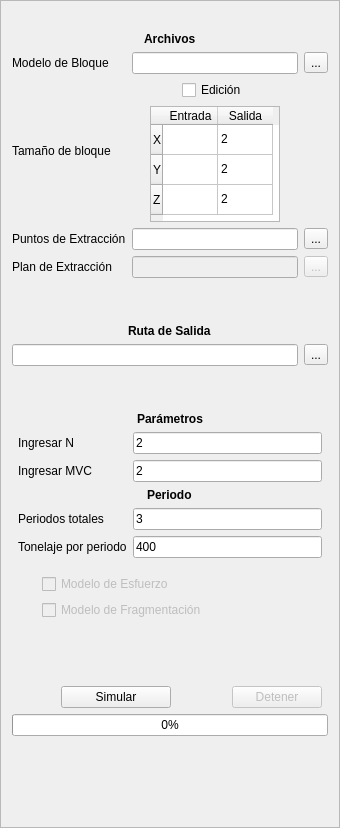
           <widget class="QFrame" name="FrameInput">
            <property name="sizePolicy">
             <sizepolicy hsizetype="Fixed" vsizetype="Expanding">
              <horstretch>0</horstretch>
              <verstretch>0</verstretch>
             </sizepolicy>
            </property>
            <property name="minimumSize">
             <size>
              <width>340</width>
              <height>600</height>
             </size>
            </property>
            <property name="maximumSize">
             <size>
              <width>340</width>
              <height>16777215</height>
             </size>
            </property>
            <property name="styleSheet">
             <string notr="true"/>
            </property>
            <property name="frameShape">
             <enum>QFrame::StyledPanel</enum>
            </property>
            <property name="frameShadow">
             <enum>QFrame::Raised</enum>
            </property>
            <layout class="QGridLayout" name="gridLayout_10">
             <item row="0" column="0">
              <layout class="QGridLayout" name="gridLayout_5">
               <item row="10" column="0" colspan="5">
                <spacer name="verticalSpacer_13">
                 <property name="orientation">
                  <enum>Qt::Vertical</enum>
                 </property>
                 <property name="sizeType">
                  <enum>QSizePolicy::Fixed</enum>
                 </property>
                 <property name="sizeHint" stdset="0">
                  <size>
                   <width>20</width>
                   <height>10</height>
                  </size>
                 </property>
                </spacer>
               </item>
               <item row="1" column="0" colspan="4">
                <spacer name="verticalSpacer_5">
                 <property name="orientation">
                  <enum>Qt::Vertical</enum>
                 </property>
                 <property name="sizeType">
                  <enum>QSizePolicy::Expanding</enum>
                 </property>
                 <property name="sizeHint" stdset="0">
                  <size>
                   <width>20</width>
                   <height>0</height>
                  </size>
                 </property>
                </spacer>
               </item>
               <item row="2" column="0" colspan="5">
                <spacer name="verticalSpacer_10">
                 <property name="orientation">
                  <enum>Qt::Vertical</enum>
                 </property>
                 <property name="sizeHint" stdset="0">
                  <size>
                   <width>20</width>
                   <height>40</height>
                  </size>
                 </property>
                </spacer>
               </item>
               <item row="6" column="0" colspan="5">
                <spacer name="verticalSpacer_11">
                 <property name="orientation">
                  <enum>Qt::Vertical</enum>
                 </property>
                 <property name="sizeHint" stdset="0">
                  <size>
                   <width>20</width>
                   <height>40</height>
                  </size>
                 </property>
                </spacer>
               </item>
               <item row="13" column="0" colspan="5">
                <spacer name="verticalSpacer_12">
                 <property name="orientation">
                  <enum>Qt::Vertical</enum>
                 </property>
                 <property name="sizeHint" stdset="0">
                  <size>
                   <width>20</width>
                   <height>60</height>
                  </size>
                 </property>
                </spacer>
               </item>
               <item row="8" column="0" colspan="5">
                <layout class="QGridLayout" name="parameters">
                 <item row="6" column="1" alignment="Qt::AlignLeft">
                  <widget class="QLabel" name="label_9">
                   <property name="text">
                    <string>Periodos totales</string>
                   </property>
                  </widget>
                 </item>
                 <item row="1" column="0" colspan="4" alignment="Qt::AlignHCenter">
                  <widget class="QLabel" name="label_8">
                   <property name="text">
                    <string>&lt;html&gt;&lt;head/&gt;&lt;body&gt;&lt;p&gt;&lt;span style=&quot; font-weight:600;&quot;&gt;Parámetros&lt;/span&gt;&lt;/p&gt;&lt;/body&gt;&lt;/html&gt;</string>
                   </property>
                   <property name="buddy">
                    <cstring>inputgraph2d</cstring>
                   </property>
                  </widget>
                 </item>
                 <item row="6" column="2">
                  <widget class="QLineEdit" name="inputmaxperiod">
                   <property name="maximumSize">
                    <size>
                     <width>360</width>
                     <height>16777215</height>
                    </size>
                   </property>
                   <property name="text">
                    <string>3</string>
                   </property>
                   <property name="placeholderText">
                    <string>Ingresa solo números...</string>
                   </property>
                  </widget>
                 </item>
                 <item row="7" column="1" alignment="Qt::AlignLeft">
                  <widget class="QLabel" name="label_7">
                   <property name="text">
                    <string>Tonelaje por periodo</string>
                   </property>
                  </widget>
                 </item>
                 <item row="4" column="1" colspan="2">
                  <spacer name="verticalSpacer_3">
                   <property name="orientation">
                    <enum>Qt::Vertical</enum>
                   </property>
                   <property name="sizeType">
                    <enum>QSizePolicy::Expanding</enum>
                   </property>
                   <property name="sizeHint" stdset="0">
                    <size>
                     <width>20</width>
                     <height>0</height>
                    </size>
                   </property>
                  </spacer>
                 </item>
                 <item row="2" column="1" alignment="Qt::AlignLeft">
                  <widget class="QLabel" name="label_5">
                   <property name="text">
                    <string>Ingresar N</string>
                   </property>
                  </widget>
                 </item>
                 <item row="2" column="2">
                  <widget class="QLineEdit" name="inputN">
                   <property name="maximumSize">
                    <size>
                     <width>360</width>
                     <height>16777215</height>
                    </size>
                   </property>
                   <property name="text">
                    <string>2</string>
                   </property>
                   <property name="placeholderText">
                    <string>Ingresa solo números...</string>
                   </property>
                  </widget>
                 </item>
                 <item row="3" column="1" alignment="Qt::AlignLeft">
                  <widget class="QLabel" name="label_6">
                   <property name="text">
                    <string>Ingresar MVC</string>
                   </property>
                  </widget>
                 </item>
                 <item row="7" column="2">
                  <widget class="QLineEdit" name="inputton_per_period">
                   <property name="maximumSize">
                    <size>
                     <width>360</width>
                     <height>16777215</height>
                    </size>
                   </property>
                   <property name="text">
                    <string>400</string>
                   </property>
                   <property name="placeholderText">
                    <string>Ingresa solo números...</string>
                   </property>
                  </widget>
                 </item>
                 <item row="3" column="2">
                  <widget class="QLineEdit" name="inputMVC">
                   <property name="maximumSize">
                    <size>
                     <width>360</width>
                     <height>16777215</height>
                    </size>
                   </property>
                   <property name="text">
                    <string>2</string>
                   </property>
                   <property name="placeholderText">
                    <string>Ingresa solo números...</string>
                   </property>
                  </widget>
                 </item>
                 <item row="5" column="1" colspan="2" alignment="Qt::AlignHCenter">
                  <widget class="QLabel" name="label_10">
                   <property name="text">
                    <string>&lt;html&gt;&lt;head/&gt;&lt;body&gt;&lt;p&gt;&lt;span style=&quot; font-weight:600;&quot;&gt;Periodo&lt;/span&gt;&lt;/p&gt;&lt;/body&gt;&lt;/html&gt;</string>
                   </property>
                  </widget>
                 </item>
                </layout>
               </item>
               <item row="9" column="0" colspan="5">
                <spacer name="verticalSpacer_4">
                 <property name="orientation">
                  <enum>Qt::Vertical</enum>
                 </property>
                 <property name="sizeType">
                  <enum>QSizePolicy::Expanding</enum>
                 </property>
                 <property name="sizeHint" stdset="0">
                  <size>
                   <width>20</width>
                   <height>0</height>
                  </size>
                 </property>
                </spacer>
               </item>
               <item row="0" column="0" colspan="5">
                <layout class="QGridLayout" name="files">
                 <item row="2" column="2">
                  <widget class="QToolButton" name="bmImportButton">
                   <property name="text">
                    <string>...</string>
                   </property>
                  </widget>
                 </item>
                 <item row="6" column="0" alignment="Qt::AlignLeft|Qt::AlignVCenter">
                  <widget class="QLabel" name="label_3">
                   <property name="text">
                    <string>Plan de Extracción</string>
                   </property>
                  </widget>
                 </item>
                 <item row="5" column="2">
                  <widget class="QToolButton" name="dpImportButton">
                   <property name="text">
                    <string>...</string>
                   </property>
                  </widget>
                 </item>
                 <item row="6" column="1">
                  <widget class="QLineEdit" name="lineEdit_3">
                   <property name="enabled">
                    <bool>false</bool>
                   </property>
                   <property name="maximumSize">
                    <size>
                     <width>500</width>
                     <height>16777215</height>
                    </size>
                   </property>
                   <property name="readOnly">
                    <bool>true</bool>
                   </property>
                  </widget>
                 </item>
                 <item row="3" column="1" alignment="Qt::AlignHCenter">
                  <widget class="QCheckBox" name="change_dcell">
                   <property name="text">
                    <string>Edición</string>
                   </property>
                  </widget>
                 </item>
                 <item row="4" column="1" alignment="Qt::AlignHCenter">
                  <widget class="QTableWidget" name="table_dcell">
                   <property name="sizePolicy">
                    <sizepolicy hsizetype="Fixed" vsizetype="Fixed">
                     <horstretch>0</horstretch>
                     <verstretch>0</verstretch>
                    </sizepolicy>
                   </property>
                   <property name="maximumSize">
                    <size>
                     <width>130</width>
                     <height>116</height>
                    </size>
                   </property>
                   <attribute name="horizontalHeaderDefaultSectionSize">
                    <number>55</number>
                   </attribute>
                   <row>
                    <property name="text">
                     <string>X</string>
                    </property>
                   </row>
                   <row>
                    <property name="text">
                     <string>Y</string>
                    </property>
                   </row>
                   <row>
                    <property name="text">
                     <string>Z</string>
                    </property>
                   </row>
                   <column>
                    <property name="text">
                     <string>Entrada</string>
                    </property>
                   </column>
                   <column>
                    <property name="text">
                     <string>Salida</string>
                    </property>
                   </column>
                   <item row="0" column="1">
                    <property name="text">
                     <string>2</string>
                    </property>
                   </item>
                   <item row="1" column="1">
                    <property name="text">
                     <string>2</string>
                    </property>
                   </item>
                   <item row="2" column="1">
                    <property name="text">
                     <string>2</string>
                    </property>
                   </item>
                  </widget>
                 </item>
                 <item row="3" column="0" rowspan="2">
                  <widget class="QLabel" name="label_13">
                   <property name="text">
                    <string>Tamaño de bloque</string>
                   </property>
                  </widget>
                 </item>
                 <item row="2" column="1">
                  <widget class="QLineEdit" name="bmName">
                   <property name="enabled">
                    <bool>true</bool>
                   </property>
                   <property name="maximumSize">
                    <size>
                     <width>500</width>
                     <height>16777215</height>
                    </size>
                   </property>
                   <property name="readOnly">
                    <bool>true</bool>
                   </property>
                   <property name="placeholderText">
                    <string/>
                   </property>
                  </widget>
                 </item>
                 <item row="5" column="1">
                  <widget class="QLineEdit" name="dpName">
                   <property name="enabled">
                    <bool>true</bool>
                   </property>
                   <property name="maximumSize">
                    <size>
                     <width>500</width>
                     <height>16777215</height>
                    </size>
                   </property>
                   <property name="readOnly">
                    <bool>true</bool>
                   </property>
                  </widget>
                 </item>
                 <item row="6" column="2">
                  <widget class="QToolButton" name="toolButton_3">
                   <property name="enabled">
                    <bool>false</bool>
                   </property>
                   <property name="text">
                    <string>...</string>
                   </property>
                  </widget>
                 </item>
                 <item row="5" column="0" alignment="Qt::AlignLeft|Qt::AlignVCenter">
                  <widget class="QLabel" name="label_2">
                   <property name="text">
                    <string>Puntos de Extracción</string>
                   </property>
                  </widget>
                 </item>
                 <item row="2" column="0" alignment="Qt::AlignLeft">
                  <widget class="QLabel" name="label">
                   <property name="text">
                    <string>Modelo de Bloque</string>
                   </property>
                  </widget>
                 </item>
                 <item row="1" column="0" colspan="3" alignment="Qt::AlignHCenter|Qt::AlignVCenter">
                  <widget class="QLabel" name="label_4">
                   <property name="text">
                    <string>&lt;html&gt;&lt;head/&gt;&lt;body&gt;&lt;p&gt;&lt;span style=&quot; font-weight:600;&quot;&gt;Archivos&lt;/span&gt;&lt;/p&gt;&lt;/body&gt;&lt;/html&gt;</string>
                   </property>
                  </widget>
                 </item>
                 <item row="0" column="0" colspan="3">
                  <spacer name="verticalSpacer_8">
                   <property name="orientation">
                    <enum>Qt::Vertical</enum>
                   </property>
                   <property name="sizeHint" stdset="0">
                    <size>
                     <width>20</width>
                     <height>20</height>
                    </size>
                   </property>
                  </spacer>
                 </item>
                </layout>
               </item>
               <item row="3" column="0" colspan="5" alignment="Qt::AlignHCenter">
                <widget class="QLabel" name="label_12">
                 <property name="text">
                  <string>&lt;html&gt;&lt;head/&gt;&lt;body&gt;&lt;p&gt;&lt;span style=&quot; font-weight:600;&quot;&gt;Ruta de Salida&lt;/span&gt;&lt;/p&gt;&lt;/body&gt;&lt;/html&gt;</string>
                 </property>
                </widget>
               </item>
               <item row="14" column="0" colspan="5">
                <spacer name="verticalSpacer">
                 <property name="orientation">
                  <enum>Qt::Vertical</enum>
                 </property>
                 <property name="sizeHint" stdset="0">
                  <size>
                   <width>20</width>
                   <height>0</height>
                  </size>
                 </property>
                </spacer>
               </item>
               <item row="7" column="0" colspan="5">
                <spacer name="verticalSpacer_2">
                 <property name="orientation">
                  <enum>Qt::Vertical</enum>
                 </property>
                 <property name="sizeType">
                  <enum>QSizePolicy::Expanding</enum>
                 </property>
                 <property name="sizeHint" stdset="0">
                  <size>
                   <width>20</width>
                   <height>0</height>
                  </size>
                 </property>
                </spacer>
               </item>
               <item row="15" column="0" colspan="5">
                <layout class="QGridLayout" name="run">
                 <item row="0" column="2" alignment="Qt::AlignHCenter">
                  <widget class="QPushButton" name="stop">
                   <property name="enabled">
                    <bool>false</bool>
                   </property>
                   <property name="sizePolicy">
                    <sizepolicy hsizetype="Fixed" vsizetype="Fixed">
                     <horstretch>0</horstretch>
                     <verstretch>0</verstretch>
                    </sizepolicy>
                   </property>
                   <property name="minimumSize">
                    <size>
                     <width>90</width>
                     <height>0</height>
                    </size>
                   </property>
                   <property name="maximumSize">
                    <size>
                     <width>120</width>
                     <height>40</height>
                    </size>
                   </property>
                   <property name="text">
                    <string>Detener</string>
                   </property>
                  </widget>
                 </item>
                 <item row="1" column="0" colspan="3">
                  <widget class="QProgressBar" name="progressBar">
                   <property name="minimumSize">
                    <size>
                     <width>240</width>
                     <height>0</height>
                    </size>
                   </property>
                   <property name="maximumSize">
                    <size>
                     <width>650</width>
                     <height>16777215</height>
                    </size>
                   </property>
                   <property name="value">
                    <number>0</number>
                   </property>
                   <property name="alignment">
                    <set>Qt::AlignBottom|Qt::AlignHCenter</set>
                   </property>
                   <property name="invertedAppearance">
                    <bool>false</bool>
                   </property>
                  </widget>
                 </item>
                 <item row="0" column="0" colspan="2" alignment="Qt::AlignHCenter">
                  <widget class="QPushButton" name="simButton">
                   <property name="sizePolicy">
                    <sizepolicy hsizetype="Fixed" vsizetype="Fixed">
                     <horstretch>0</horstretch>
                     <verstretch>0</verstretch>
                    </sizepolicy>
                   </property>
                   <property name="minimumSize">
                    <size>
                     <width>110</width>
                     <height>0</height>
                    </size>
                   </property>
                   <property name="text">
                    <string>Simular</string>
                   </property>
                  </widget>
                 </item>
                 <item row="3" column="0" colspan="3" alignment="Qt::AlignLeft">
                  <widget class="QLabel" name="sim_status">
                   <property name="text">
                    <string/>
                   </property>
                   <property name="alignment">
                    <set>Qt::AlignLeading|Qt::AlignLeft|Qt::AlignVCenter</set>
                   </property>
                  </widget>
                 </item>
                </layout>
               </item>
               <item row="4" column="4">
                <widget class="QToolButton" name="salida_button">
                 <property name="text">
                  <string>...</string>
                 </property>
                </widget>
               </item>
               <item row="4" column="0" colspan="4">
                <widget class="QLineEdit" name="showsimruta">
                 <property name="enabled">
                  <bool>true</bool>
                 </property>
                 <property name="sizePolicy">
                  <sizepolicy hsizetype="Fixed" vsizetype="Fixed">
                   <horstretch>0</horstretch>
                   <verstretch>0</verstretch>
                  </sizepolicy>
                 </property>
                 <property name="maximumSize">
                  <size>
                   <width>1000</width>
                   <height>16777215</height>
                  </size>
                 </property>
                </widget>
               </item>
               <item row="16" column="0" colspan="5">
                <spacer name="verticalSpacer_14">
                 <property name="orientation">
                  <enum>Qt::Vertical</enum>
                 </property>
                 <property name="sizeHint" stdset="0">
                  <size>
                   <width>20</width>
                   <height>20</height>
                  </size>
                 </property>
                </spacer>
               </item>
               <item row="11" column="3">
                <spacer name="horizontalSpacer">
                 <property name="orientation">
                  <enum>Qt::Horizontal</enum>
                 </property>
                 <property name="sizeType">
                  <enum>QSizePolicy::Fixed</enum>
                 </property>
                 <property name="sizeHint" stdset="0">
                  <size>
                   <width>160</width>
                   <height>20</height>
                  </size>
                 </property>
                </spacer>
               </item>
               <item row="11" column="1" colspan="2" alignment="Qt::AlignLeft">
                <widget class="QCheckBox" name="stress_model">
                 <property name="enabled">
                  <bool>false</bool>
                 </property>
                 <property name="tabletTracking">
                  <bool>false</bool>
                 </property>
                 <property name="acceptDrops">
                  <bool>false</bool>
                 </property>
                 <property name="text">
                  <string>Modelo de Esfuerzo</string>
                 </property>
                </widget>
               </item>
               <item row="12" column="1" colspan="2" alignment="Qt::AlignLeft">
                <widget class="QCheckBox" name="frag_model">
                 <property name="enabled">
                  <bool>false</bool>
                 </property>
                 <property name="tabletTracking">
                  <bool>false</bool>
                 </property>
                 <property name="text">
                  <string>Modelo de Fragmentación</string>
                 </property>
                </widget>
               </item>
              </layout>
             </item>
             <item row="1" column="0">
              <spacer name="verticalSpacer_9">
               <property name="orientation">
                <enum>Qt::Vertical</enum>
               </property>
               <property name="sizeHint" stdset="0">
                <size>
                 <width>20</width>
                 <height>40</height>
                </size>
               </property>
              </spacer>
             </item>
            </layout>
           </widget>
